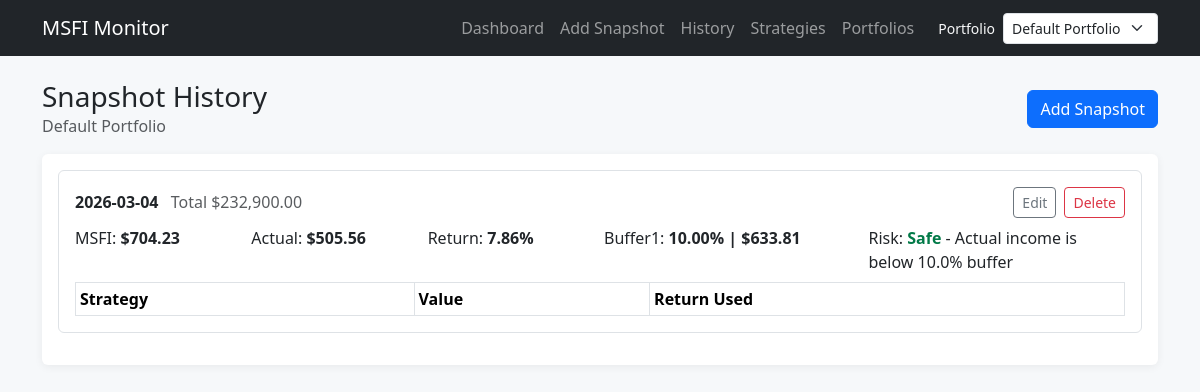
/history?portfolio_id=1, run on an earlier commit of the app's database.
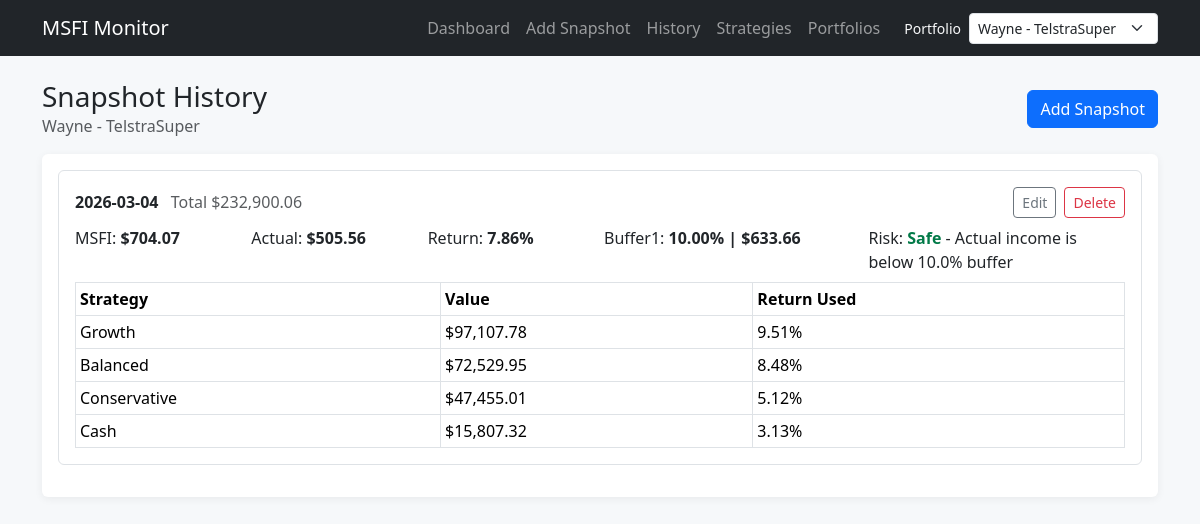
And on a later commit of the database.
### tables this page shows
CREATE TABLE portfolios (
            id INTEGER PRIMARY KEY AUTOINCREMENT,
            name TEXT NOT NULL UNIQUE,
            buffer_1_percent REAL NOT NULL,
            buffer_2_percent REAL NOT NULL,
            created_at TEXT NOT NULL DEFAULT CURRENT_TIMESTAMP
        );

CREATE TABLE snapshots (
            id INTEGER PRIMARY KEY AUTOINCREMENT,
            portfolio_id INTEGER NOT NULL,
            snapshot_date TEXT NOT NULL,
            total_value REAL NOT NULL,
            weighted_return REAL NOT NULL,
            annual_earnings REAL NOT NULL,
            msfi REAL NOT NULL,
            buffer_1_percent REAL NOT NULL,
            buffer_2_percent REAL NOT NULL,
            buffer_1_value REAL NOT NULL,
            buffer_2_value REAL NOT NULL,
            actual_income REAL NOT NULL,
            risk_status TEXT NOT NULL,
            notes TEXT,
            created_at TEXT NOT NULL DEFAULT CURRENT_TIMESTAMP,
            FOREIGN KEY (portfolio_id) REFERENCES portfolios(id) ON DELETE RESTRICT
        );

CREATE TABLE snapshot_strategy_values (
            id INTEGER PRIMARY KEY AUTOINCREMENT,
            snapshot_id INTEGER NOT NULL,
            strategy_id INTEGER NOT NULL,
            strategy_value REAL NOT NULL,
            return_used REAL NOT NULL,
            FOREIGN KEY (snapshot_id) REFERENCES snapshots(id) ON DELETE CASCADE,
            FOREIGN KEY (strategy_id) REFERENCES strategies(id) ON DELETE RESTRICT
        );

CREATE TABLE strategies (
            id INTEGER PRIMARY KEY AUTOINCREMENT,
            portfolio_id INTEGER NOT NULL,
            name TEXT NOT NULL,
            default_return_5yr REAL NOT NULL,
            active_flag INTEGER NOT NULL DEFAULT 1,
            created_at TEXT NOT NULL DEFAULT CURRENT_TIMESTAMP,
            UNIQUE(portfolio_id, name),
            FOREIGN KEY (portfolio_id) REFERENCES portfolios(id) ON DELETE RESTRICT
        );

### app.py (the view)
    @app.route("/history")
    def history():
        portfolio_id = request.args.get("portfolio_id", type=int) or _active_portfolio_id()
        if portfolio_id is None:
            return render_template("history.html", portfolio=None, snapshots=[], snapshot_details={})
        portfolio = get_portfolio_by_id(portfolio_id)
        if portfolio is None:
            abort(404)
        snapshots = get_snapshots_by_portfolio(portfolio_id)
        snapshot_details = {}
        for row in snapshots:
            snapshot_details[int(row["id"])] = get_snapshot_strategy_rows(int(row["id"]))
        return render_template(
            "history.html",
            portfolio=portfolio,
            snapshots=snapshots,
            snapshot_details=snapshot_details,
        )

### app.py (called while the page is built)
def _risk_explanation(risk_status: str, buffer_1_percent: float) -> str:
    buffer_label = round(buffer_1_percent * 100, 2)
    if risk_status == "Overdrawing":
        return "Actual income is above MSFI"
    if risk_status == "Caution":
        return f"Actual income is above {buffer_label}% buffer"
    return f"Actual income is below {buffer_label}% buffer"

### database.py (called while the page is built)
def get_db():
    if "db" not in g:
        app_config = g.get("app_config", current_app.config)
        database_path = app_config["DATABASE"]
        connection = sqlite3.connect(database_path)
        connection.row_factory = sqlite3.Row
        connection.execute("PRAGMA foreign_keys = ON")
        g.db = connection
    return g.db

### models.py (called while the page is built)
def get_all_portfolios():
    db = get_db()
    return db.execute("SELECT * FROM portfolios ORDER BY name ASC").fetchall()

def get_portfolio_by_id(portfolio_id: int):
    db = get_db()
    return db.execute("SELECT * FROM portfolios WHERE id = ?", (portfolio_id,)).fetchone()

### templates/history.html (shortened to what this page needs)
{% extends "base.html" %}
{% block content %}
<div class="d-flex justify-content-between align-items-center mb-3">
    <div>
        <h1 class="h3 m-0">Snapshot History</h1>
        {% if portfolio %}
        <div class="text-muted">{{ portfolio["name"] }}</div>
        {% endif %}
    </div>
    {% if portfolio %}
    <a class="btn btn-primary" href="{{ url_for('add_snapshot', portfolio_id=portfolio['id']) }}">Add Snapshot</a>
    {% endif %}
</div>
<div class="card p-3">
    {% if snapshots %}
    {% for row in snapshots %}
    <div class="border rounded p-3 mb-3">
        <div class="d-flex justify-content-between align-items-center mb-2">
            <div>
                <strong>{{ row["snapshot_date"] }}</strong>
                <span class="text-muted ms-2">Total ${{ "{:,.2f}".format(row["total_value"]) }}</span>
            </div>
            <div class="d-flex gap-2">
                <a class="btn btn-outline-secondary btn-sm" href="{{ url_for('edit_snapshot', snapshot_id=row['id']) }}">Edit</a>
                <form method="post" action="{{ url_for('remove_snapshot', snapshot_id=row['id']) }}" onsubmit="return confirm('Delete this snapshot?');">
                    <button type="submit" class="btn btn-outline-danger btn-sm">Delete</button>
                </form>
            </div>
        </div>
        <div class="row g-2 mb-2">
            <div class="col-md-2">MSFI: <strong>${{ "{:,.2f}".format(row["msfi"]) }}</strong></div>
            <div class="col-md-2">Actual: <strong>${{ "{:,.2f}".format(row["actual_income"]) }}</strong></div>
            <div class="col-md-2">Return: <strong>{{ "{:.2f}%".format(row["weighted_return"] * 100) }}</strong></div>
            <div class="col-md-3">Buffer1: <strong>{{ "{:.2f}%".format(row["buffer_1_percent"] * 100) }} | ${{ "{:,.2f}".format(row["buffer_1_value"]) }}</strong></div>
            <div class="col-md-3">Risk: <strong class="risk-{{ row['risk_status'] }}">{{ row["risk_status"] }}</strong> - {{ risk_explanation(row["risk_status"], row["buffer_1_percent"]) }}</div>
        </div>
        <div class="table-responsive">
            <table class="table table-sm table-bordered mb-0">
                <thead>
                <tr>
                    <th>Strategy</th>
                    <th>Value</th>
                    <th>Return Used</th>
                </tr>
                </thead>
                <tbody>
                {% for detail in snapshot_details[row["id"]] %}
                <tr>
                    <td>{{ detail["strategy_name"] }}</td>
                    <td>${{ "{:,.2f}".format(detail["strategy_value"]) }}</td>
                    <td>{{ "{:.2f}%".format(detail["return_used"] * 100) }}</td>
                </tr>
                {% endfor %}
                </tbody>
            </table>
        </div>
    </div>
    {% endfor %}
    {% else %}
    <p class="mb-0">No history yet for this portfolio.</p>
    {% endif %}
</div>
{% endblock %}

What changed in the data, as far as the page shows it:
changed portfolios: name "Default Portfolio" → "Wayne - TelstraSuper"
changed snapshots "Safe": total_value "232,900.00" → "232,900.06"; msfi "704.23" → "704.07"; buffer_1_value "633.81" → "633.66"
added snapshot_strategy_values: strategy_name "Growth", strategy_value "97,107.78", detail['return_used']*100 "9.51%"
added snapshot_strategy_values: strategy_name "Balanced", strategy_value "72,529.95", detail['return_used']*100 "8.48%"
added snapshot_strategy_values: strategy_name "Conservative", strategy_value "47,455.01", detail['return_used']*100 "5.12%"
added snapshot_strategy_values: strategy_name "Cash", strategy_value "15,807.32", detail['return_used']*100 "3.13%"
Also different on the page:
form field value: "Default Portfolio" → "Wayne - TelstraSuper"
